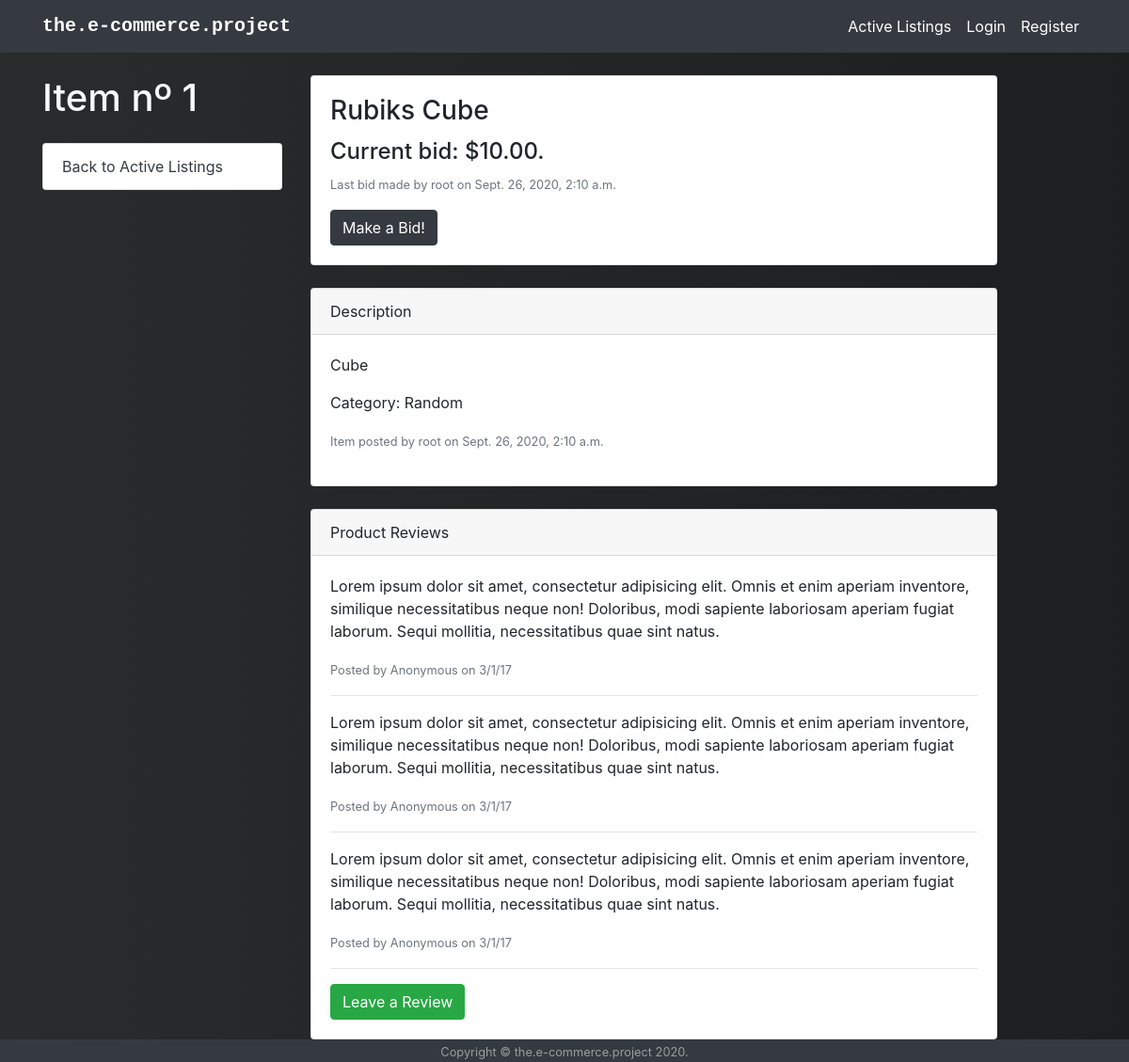
Screenshot of /item/Rubiks Cube with the database file from the repository.
### auctions/models.py (models this page shows, shortened)
class AuctionItem(models.Model):
    name = models.CharField(max_length=64)
    description = models.CharField(max_length=256)
    image = models.URLField(blank=True)
    status = models.BooleanField(blank=True)
    date = models.DateTimeField(auto_now_add=True)
    current_price = models.DecimalField(max_digits=10,decimal_places=2, default=0, validators=[MinValueValidator(0.01)])
    owner = models.ForeignKey(User, on_delete=models.CASCADE, related_name="listings", default=None)
    category = models.ForeignKey(Category, on_delete=models.SET(None), null=True,related_name="category")
    watchlist = models.ManyToManyField(User, related_name="watchlist", blank=True)

class Bids(models.Model):
    item = models.ForeignKey(AuctionItem, on_delete=models.CASCADE, related_name="item")
    buyer = models.ForeignKey(User, on_delete=models.CASCADE, related_name="bids")
    value = models.DecimalField(max_digits=10,decimal_places=2, default=0, validators=[MinValueValidator('0.01')])
    date = models.DateTimeField(auto_now_add=True)

class User(AbstractUser):
    pass

class Category(models.Model):
    name = models.CharField(max_length=64)
    description = models.CharField(max_length=128)
    def __str__(self):
        return self.name

### auctions/views.py (the view)
# urls.py: path("item/<str:item_name>", views.item_view, name="item")
def item_view(request, item_name):
    if request.method == "GET":
        item = AuctionItem.objects.get(name=item_name)
        current_bid = Bids.objects.filter(item=item).order_by('-value').first()
        return render(request, "auctions/item.html", {
            'item' : item,
            'bid' : current_bid
        })

### auctions/templates/auctions/item.html (shortened to what this page needs)
{% extends "auctions/layout.html" %}
{% block body %}
<div class="container">
    <div class="row">
        <div class="categories_bar col-lg-3">
            <h1 class="my-4 text-light">Item nº {{item.id}}</h1>
            <div class="list-group">
                <a href="{% url 'index' %}" class="list-group-item text-dark">Back to Active Listings</a>
            </div>
        </div>
        <div class="col-lg-8">
            <div class="card mt-4">
                <div class="card-body">
                    <h3 class="card-title">{{ item.name }}</h3>
                    <h4>Current bid: ${{ bid.value }}.</h4>
                    <p><small class="text-muted">Last bid made by {{bid.buyer}} on {{bid.date}}</small></p>
                    <a href="#" class="btn btn-dark">Make a Bid!</a>
                </div>
            </div>
            <div class="card card-outline-secondary my-4">
                <div class="card-header">
                    Description
                </div>
                <div class="card-body">
                    <p class="card-text">
                        {{item.description}}
                        <p>Category: {{item.category}}</p>
                    </p>
                    <p><small class="text-muted">Item posted by {{item.owner}} on {{item.date}}</small></p>
                </div>
            </div>
            <div class="card card-outline-secondary my-4">
                <div class="card-header">
                    Product Reviews
                </div>
                <div class="card-body">
                    <p>Lorem ipsum dolor sit amet, consectetur adipisicing elit. Omnis et enim aperiam inventore, similique necessitatibus neque non! Doloribus, modi sapiente laboriosam aperiam fugiat laborum. Sequi mollitia, necessitatibus quae sint natus.</p>
                    <small class="text-muted">Posted by Anonymous on 3/1/17</small>
                    <hr>
                    <p>Lorem ipsum dolor sit amet, consectetur adipisicing elit. Omnis et enim aperiam inventore, similique necessitatibus neque non! Doloribus, modi sapiente laboriosam aperiam fugiat laborum. Sequi mollitia, necessitatibus quae sint natus.</p>
                    <small class="text-muted">Posted by Anonymous on 3/1/17</small>
                    <hr>
                    <p>Lorem ipsum dolor sit amet, consectetur adipisicing elit. Omnis et enim aperiam inventore, similique necessitatibus neque non! Doloribus, modi sapiente laboriosam aperiam fugiat laborum. Sequi mollitia, necessitatibus quae sint natus.</p>
                    <small class="text-muted">Posted by Anonymous on 3/1/17</small>
                    <hr>
                    <a href="#" class="btn btn-success">Leave a Review</a>
                </div>
            </div>
        </div>
    </div>
</div>
{% endblock %}

### auctions/static/auctions/styles.css (style rules this page uses)
:root { --input-padding-x: 1.5rem; --input-padding-y: .75rem; }
body { padding-top: 56px; background: #007bff; background: linear-gradient(to right, #292b2c, #1d1e1f); height: 100%; }
.container { height: 100%; }
.categories_bar { padding-bottom: 20px; }

### rows the page displays
AuctionItem: id "1", name "Rubiks Cube", description "Cube", category "Random", owner "root", date "Sept. 26, 2020, 2:10 a.m."
Bids: value "10.00", buyer "root", date "Sept. 26, 2020, 2:10 a.m."
